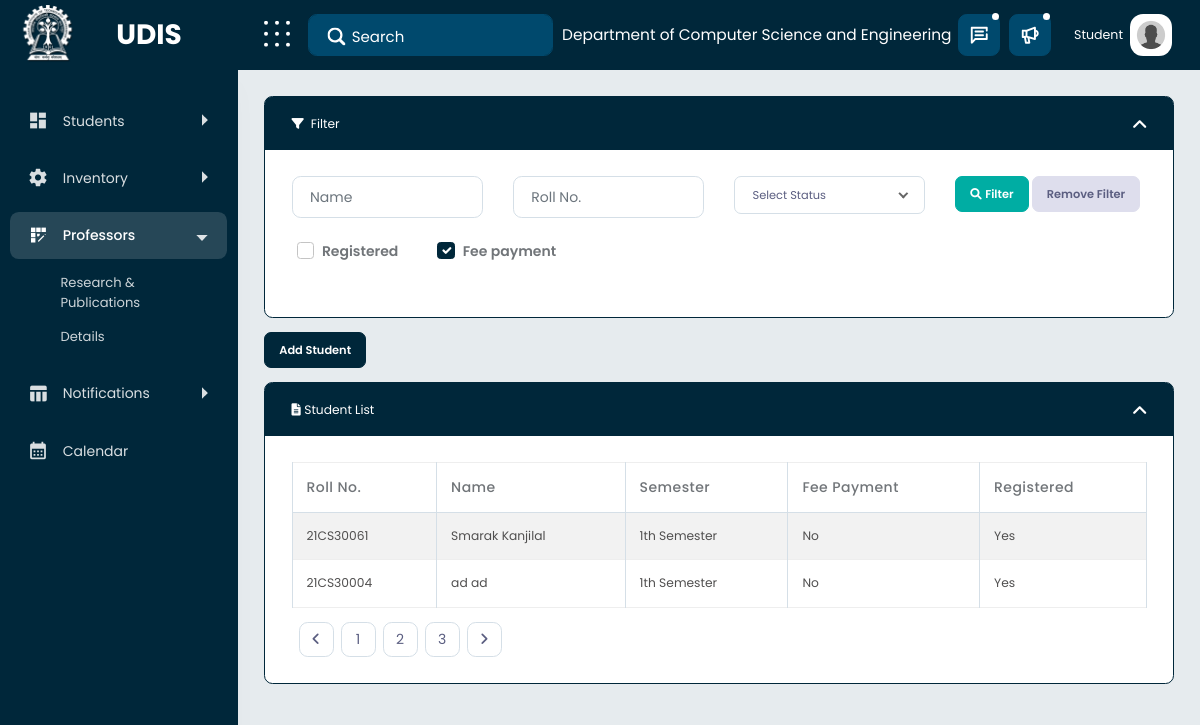
The page / (signed in) on the database its author committed.
### mainapp/models.py (models this page shows, shortened)
class usermodel(AbstractUser):
    username = None
    email = models.EmailField(_("email address"), unique=True)
    created_At = models.DateTimeField(null=True, blank=True, auto_now=True)
    name = models.CharField(max_length=200, null=False)
    department = models.TextField(default="Computer Science and Engineering")
    firstname = models.CharField(max_length=200, blank=True, null=True)
    lastname = models.CharField(max_length=200, blank=True, null=True)
    USERNAME_FIELD = "email"
    REQUIRED_FIELDS = []
    derived_type = models.CharField(
        max_length=200, default="Student", blank=True, null=True)
    objects = CustomUserManager()

class Student(usermodel):
    state = models.CharField(max_length=100)
    country = models.CharField(max_length=100)
    pin_code = models.IntegerField(null=True, blank=True)
    backlogs = models.IntegerField(default=0)
    regcourses = models.ManyToManyField(
        Course, blank=True, null=True, related_name="regcourses")
    appcourses = models.ManyToManyField(
        Course, blank=True, null=True, related_name="appcourses")
    rejcourses = models.ManyToManyField(
        Course, blank=True, null=True, related_name="rejcourses")
    cgpa = models.CharField(max_length=200, default="9.9")
    rollno = models.CharField(max_length=200, null=True, blank=True)
    gender = models.TextField(default="N/A")
    course = models.CharField(max_length=200, blank=True, default="B.Tech 4Y")
    hall = models.CharField(max_length=200, default="N/A")
    aadhar = models.CharField(max_length=200, null=True, blank=True)
    status = models.CharField(max_length=200, default="On-Roll")
    EAA = models.CharField(max_length=200, null=True, blank=True)
    adm_year = models.DateField(auto_now=True)
    nationality = models.CharField(max_length=200, default="Indian")
    adm_nature = models.CharField(max_length=200, default="JEE")
    inst_email = models.EmailField(null=True, blank=True)
    teams_pass = models.CharField(max_length=200, null=True, blank=True)
    mobile = models.CharField(max_length=200, default="N/A")
    guardian_email = models.EmailField(null=True, blank=True)
    address = models.TextField(null=True, blank=True)
    location = models.CharField(max_length=200, null=True, blank=True)
    cleared_sem_crd = models.FloatField(default=0)
    sem_crd = models.FloatField(default=0)
    cleared_tot_crd = models.FloatField(default=0)
    tot_crd = models.FloatField(default=0)
    sgpa = models.CharField(max_length=200, default="""{"sgpa":["-"]}""")
    sem = models.IntegerField(default=1)
    feespaid = models.FloatField(default=0)
    totalpaid = models.FloatField(default=0)
    regdone = models.CharField(max_length=10, default="Yes")
    class Meta:
        unique_together = ('rollno', 'adm_year',)

### mainapp/views.py (the view)
# urls.py: path('',views.dashboard),
@login_required(login_url="/signin")
def dashboard(request):
    feedone = []
    students = []
    students = Student.objects.all()
    print(totalFees(Fees.objects.filter(sem=4)))
    for student in students:
        if student.feespaid == totalFees(Fees.objects.filter(sem=student.sem))['amount__sum']:
            feedone.append("Yes")
        else:
            feedone.append('No')
    user = request.user
    print(user.name, user.derived_type)
    context = {
        "students": students,
        "fees": feedone,
        "user": {"user": request.user, "utype": request.user.derived_type}
    }
    return render(request, "dashboard.html", context)

### mainapp/models.py (called while the page is built)
def totalFees(objs):
    return objs.aggregate(models.Sum('amount'))

### mainapp/templatetags/apptags.py (called while the page is built)
@register.filter
def at_index(array, index):
    return array[index]

### mainapp/templates/dashboard.html (shortened to what this page needs)
{% extends "base.html" %}{% load static %} {% load apptags %}
{% block content %}
<div class="content-body">
  <div class="container-fluid">
    <div class="row">
      <div class="col-xl-12">
        <div class="filter cm-content-box box-primary">
          <div class="content-title">
            <div class="cpa">
              <i class="fa-sharp fa-solid fa-filter me-2"></i>Filter
            </div>
            <div class="tools">
              <a href="javascript:void(0);" class="expand SlideToolHeader"
                ><i class="fal fa-angle-down"></i
              ></a>
            </div>
          </div>
          <div class="cm-content-body form excerpt">
            <div class="card-body">
              <div class="row">
                <div class="col-xl-3">
                  <input
                    type="text"
                    class="form-control mb-xl-0 mb-3"
                    id="name"
                    placeholder="Name"
                  />
                </div>
                <div class="col-xl-3">
                  <input
                    type="text"
                    class="form-control mb-xl-0 mb-3"
                    id="rollno"
                    placeholder="Roll No."
                  />
                </div>
                <div class="col-xl-3">
											<div class="dropdown bootstrap-select default-select from-select w-100 mb-xl-0 mb-3 wide"><button type="button" tabindex="-1" class="btn dropdown-toggle btn-light" data-bs-toggle="dropdown" role="combobox" aria-owns="bs-select-2" aria-haspopup="listbox" aria-expanded="false" title="Select Status"><div class="filter-option"><div class="filter-option-inner"><div class="filter-option-inner-inner">Select Status</div></div> </div></button></div>
										</div>
                <div class="col-xl-3">
                  <button
                    class="btn btn-info"
                    title="Click here to Search"
                    type="button"
                  >
                    <i class="fa fa-search me-1"></i>Filter
                  </button>
                  <button
                    class="btn btn-light"
                    title="Click here to remove filter"
                    type="button"
                  >
                    Remove Filter
                  </button>
                </div>
              </div>
              <div class="row" style="padding: 20px">
                <div class="form-check col-md-2">
                  <input
                    class="form-check-input"
                    type="checkbox"
                    value=""
                    id="flexCheckDefault"
                  />
                  <label class="form-check-label" for="flexCheckDefault">
                    Registered
                  </label>
                </div>
                <div class="form-check col">
                  <input
                    class="form-check-input"
                    type="checkbox"
                    value=""
                    id="flexCheckChecked"
                    checked
                  />
                  <label class="form-check-label" for="flexCheckChecked">
                    Fee payment
                  </label>
                </div>
              </div>
            </div>
          </div>
        </div>
        <div class="mb-3">
          <a href="content-add.html" class="btn btn-primary">Add Student</a>
        </div>
        <div class="filter cm-content-box box-primary">
          <div class="content-title">
            <div class="cpa">
              <i class="fa-solid fa-file-lines me-1"></i>Student List
            </div>
            <div class="tools">
              <a href="javascript:void(0);" class="expand SlideToolHeader"
                ><i class="fal fa-angle-down"></i
              ></a>
            </div>
          </div>
          <div class="cm-content-body form excerpt">
            <div class="card-body">
              <div class="table-responsive">
                <table
                  class="table table-bordered table-striped table-condensed flip-content"
                >
                  <thead>
                    <tr>
                      <th>Roll No.</th>
                      <th>Name</th>
                      <th>Semester</th>
                      <th>Fee Payment</th>
                      <th>Registered</th>
                    </tr>
                  </thead>
                  <tbody>
                  {% for student in students%}
                    <tr onclick="window.location='student-profile/{{student.rollno}}';">
                      <td>{{student.rollno}}</td>
                      <td>{{student.name}}</td>
                      <td>{{student.sem}}th Semester</td>
                         <td>{{ fees|at_index:forloop.counter0 }}</td>
                      <td>{{student.regdone}}</td>
                    </tr>
                    {% endfor %}
                  </tbody>
                </table>
                <div
                  class="d-flex align-items-center justify-content-xl-between flex-wrap justify-content-center"
                >
                  <nav aria-label="Page navigation example">
                    <ul class="pagination mb-2 mb-sm-0">
                      <li class="page-item">
                        <a class="page-link" href="#"
                          ><i class="fa-solid fa-angle-left"></i
                        ></a>
                      </li>
                      <li class="page-item">
                        <a class="page-link" href="#">1</a>
                      </li>
                      <li class="page-item">
                        <a class="page-link" href="#">2</a>
                      </li>
                      <li class="page-item">
                        <a class="page-link" href="#">3</a>
                      </li>
                      <li class="page-item">
                        <a class="page-link" href="#"
                          ><i class="fa-solid fa-angle-right"></i
                        ></a>
                      </li>
                    </ul>
                  </nav>
                </div>
              </div>
            </div>
          </div>
        </div>
      </div>
    </div>
  </div>
</div>
{% endblock content %}

### mainapp/templates/base.html (shortened to what this page needs)
<!DOCTYPE html>
{% load static %}
<!DOCTYPE html>
<html lang="en">
  <head>
    <link
      href="{% static 'secretary/vendor/wow-master/css/libs/animate.css' %}"
      rel="stylesheet"
    />
    <link
      href="{% static 'secretary/vendor/bootstrap-select/dist/css/bootstrap-select.min.css' %}"
      rel="stylesheet"
    />
    <link
      href="{% static 'secretary/vendor/bootstrap-datetimepicker/css/bootstrap-datetimepicker.min.css' %}"
      rel="stylesheet"
    />
    <link href="{% static 'secretary/css/style.css' %}" rel="stylesheet" />
  </head>
  <body
    data-typography="poppins"
    data-theme-version="light"
    data-layout="vertical"
    data-nav-headerbg="color_12"
    data-headerbg="color_12"
    data-sidebar-style="full"
    data-sidebarbg="color_12"
    data-sidebar-position="fixed"
    data-header-position="fixed"
    data-container="wide"
    direction="ltr"
    data-primary="color_12"
    cz-shortcut-listen="true"
  >
    <div id="main-wrapper" class="show">
      <div class="nav-header">
        <a href="index.html" class="brand-logo">
          <img
            src="{% static 'secretary/images/kgplogo.png' %}"
            style="max-width: 60px"
          />
          <div
            class="brand-title text-align-center"
            style="color: white; font-size: 2rem; margin: auto"
          >
            UDIS
          </div>
        </a>
        <div class="nav-control">
          <div class="hamburger">
          </div>
        </div>
      </div>
      <div class="header">
        <div class="header-content">
          <nav class="navbar navbar-expand">
            <div class="collapse navbar-collapse justify-content-between">
              <div class="header-left">
                <div class="input-group search-area">
                  <input
                    type="text"
                    class="form-control"
                    placeholder="Search"
                  />
                  <span class="input-group-text"
                    ><a href="javascript:void(0)">
                       </a
                  ></span>
                </div>
              </div>
              <ul class="navbar-nav header-right">
                <li class="nav-item">
                  <a class="nav-link" href="javascript:void(0);">
                    <p style="color: white; font-size: 1.1rem; margin: auto">
                      Department of {{user.user.department}}
                    </p>
                  </a>
                </li>
                <li class="nav-item dropdown notification_dropdown">
                  <a class="nav-link bell-link" href="javascript:void(0);">
                  </a>
                </li>
                <li class="nav-item dropdown notification_dropdown">
                  <a
                    class="nav-link"
                    href="javascript:void(0);"
                    role="button"
                    data-bs-toggle="dropdown"
                  >
                  </a>
                </li>
                <li class="nav-item">
                  <div class="dropdown header-profile2">
                    <a
                      class="nav-link"
                      href="javascript:void(0);"
                      role="button"
                      data-bs-toggle="dropdown"
                      aria-expanded="false"
                    >
                      <div class="header-info2 d-flex align-items-center">
                        <div class="d-flex align-items-center sidebar-info">
                          <div>
                            <span class="d-block text-end">{{user.utype}}</span>
                          </div>
                        </div>
                        <img
                          src="{% static 'secretary/images/anonuser.jpg' %}"
                          alt=""
                        />
                      </div>
                    </a>
                  </div>
                </li>
              </ul>
            </div>
          </nav>
        </div>
      </div>
      <div class="dlabnav">
        <div class="dlabnav-scroll">
          <ul class="metismenu" id="menu">
            <li>
              <a
                class="has-arrow"
                href="javascript:void(0);"
                aria-expanded="false"
              >
                <span class="nav-text">Students</span>
              </a>
            </li>
            <li>
              <a
                class="has-arrow"
                href="javascript:void(0);"
                aria-expanded="false"
              >
                <span class="nav-text">Inventory</span>
              </a>
            </li>
            <li>
              <a
                class="has-arrow"
                href="javascript:void(0);"
                aria-expanded="false"
              >
                <span class="nav-text">Professors</span>
              </a>
              <ul aria-expanded="false">
                <li>
                  <a href="research">Research & Publications</a>
                </li>
                <li><a href="">Details</a></li>
              </ul>
            </li>
            <li>
              <a
                class="has-arrow"
                href="javascript:void(0);"
                aria-expanded="false"
              >
                <span class="nav-text">Notifications</span>
              </a>
            </li>
            <li>
              <a href="calendar">
                <span class="nav-text">Calendar</span>
              </a>
            </li>
          </ul>
        </div>
      </div>
      {% block content %}{% endblock content %}
    </div>
  </body>
</html>

### rows shown on the page
usermodel: user.department "Computer Science and Engineering", utype "Student"
Student: rollno "21CS30061", name "Smarak Kanjilal", sem "1", counter0 "No", regdone "Yes"
Student: rollno "21CS30004", name "ad ad", sem "1", counter0 "No", regdone "Yes"
